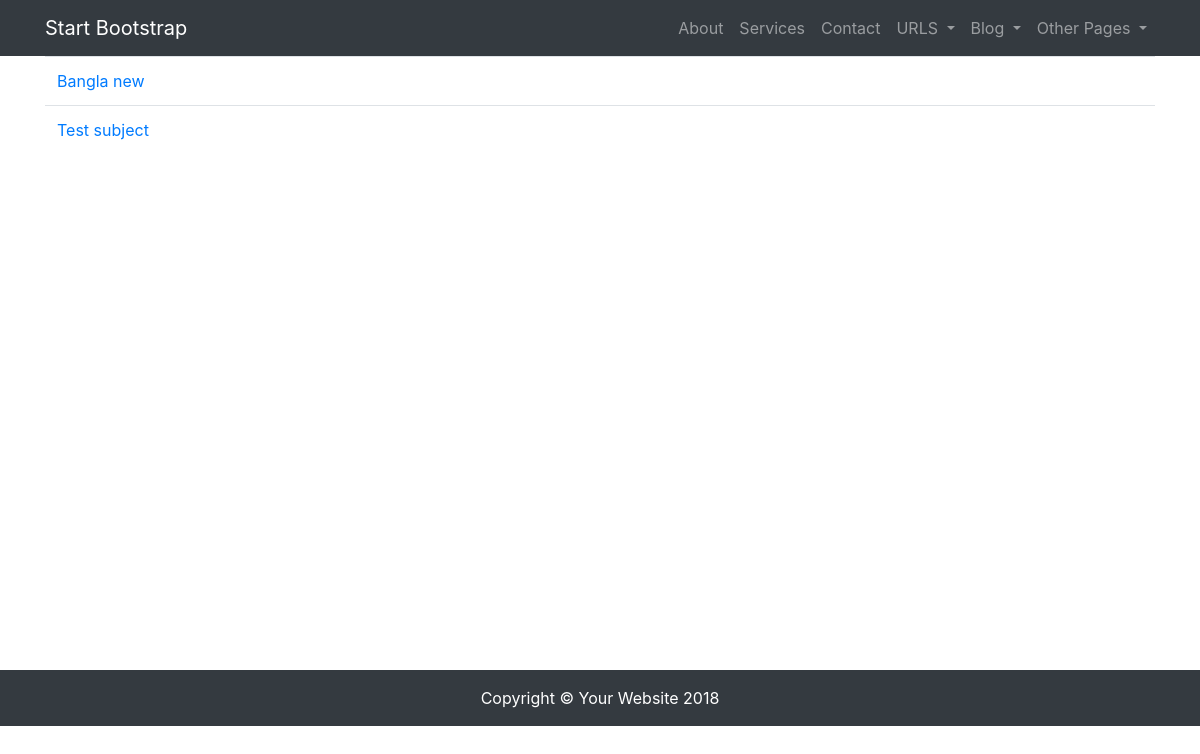
Before: /subject/list/ with the older database file.
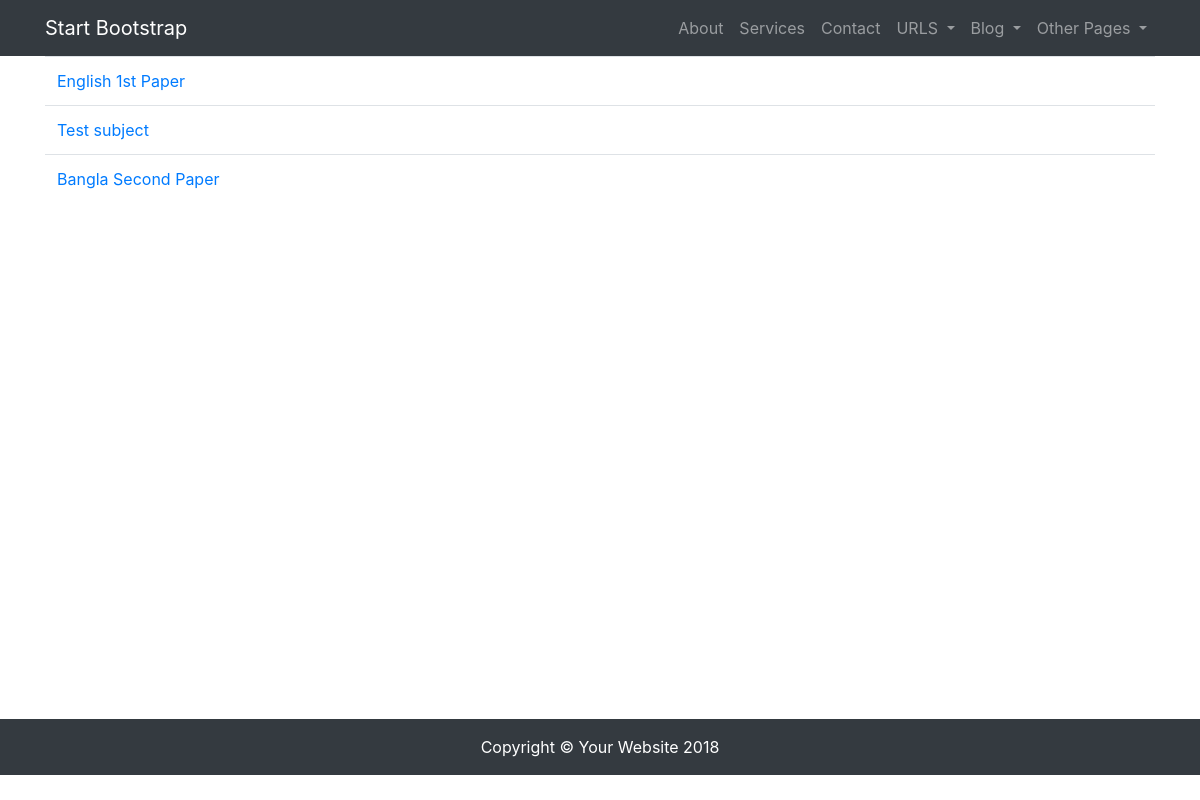
After: the same page with the newer database file.
### rpiapp/models.py (models this page shows, shortened)
class Subject(models.Model):
    sub_name = models.CharField(max_length=120, default='')
    sub_code = models.IntegerField(unique=True, default=0)
    sub_credit = models.IntegerField(default=0)
    full_mark = models.IntegerField(default=0)
    tc = models.IntegerField(default=0)
    tf = models.IntegerField(default=0)
    pc = models.IntegerField(default=0)
    pf = models.IntegerField(default=0)
    slug = models.SlugField(unique=True, null=True)
    def get_absolute_url(self):
        return reverse('subject_details_view', kwargs={"slug": self.slug})
    def __str__(self):  # Using this rename the model name
        return smart_text(self.sub_name)

### rpiapp/views.py (the view)
# urls.py: url(r'^subject/list/$', SubjectListView.as_view(), name='subject_list_view'),
class SubjectListView(ListView):
    model = Subject
    template_name = 'subject_list_view.html'
    def get_queryset(self, *args, **kwargs):
        qs = super(SubjectListView, self).get_queryset(*args, **kwargs)
        return qs

### rpiapp/templates/subject_list_view.html
{% extends 'base.html'%}
{% block content %}
    <table class="table">
        {% for object in object_list %}
            <tr><td><a href="{{ object.get_absolute_url }}">{{ object }}</a></td></tr>
        {% endfor %}
    </table>
{% endblock  %}

Changed rows visible on the page:
changed Subject: sub_name "Bangla new" → "English 1st Paper"
added Subject: sub_name "Bangla Second Paper"
